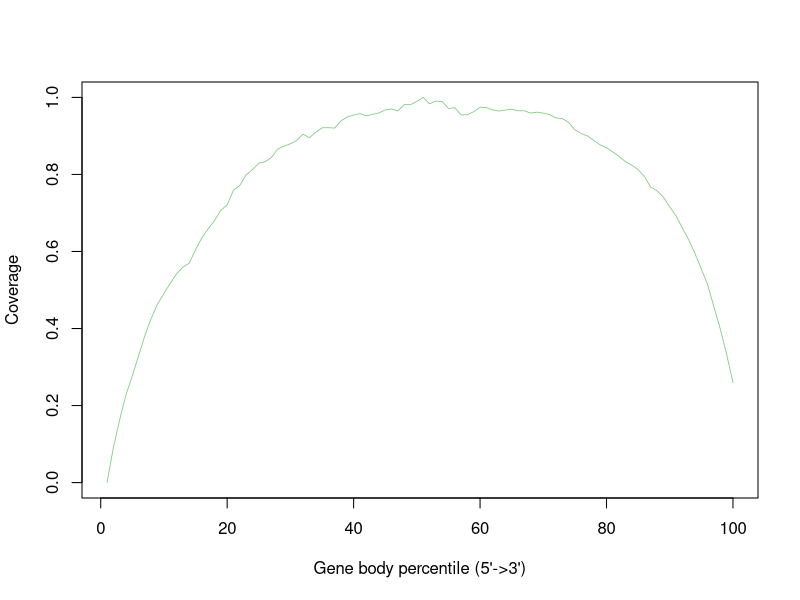

Write the R code that produced this figure.
MI_24Hr_SRR12108291.gencode.Aligned.sortedByCoord.out <- c(0.0,0.09070843551297945,0.1632806019708793,0.2279688642869398,0.27777878111991045,0.3294463142441759,0.38268056610856477,0.426713167274477,0.4639661139828196,0.49082543953910474,0.5174383729345307,0.5420666239242918,0.5594804866438678,0.5696857661441691,0.6045257466907985,0.6355892191174517,0.6587371821250873,0.6803790569243292,0.7071035762983642,0.7210279584151953,0.759152307765739,0.7716260721606528,0.7990684828305944,0.8123433442511291,0.8292786127734341,0.8331899270756604,0.8438834758580833,0.8660748954768334,0.8734318299971491,0.8795813139281231,0.8881992345072867,0.9047268594545574,0.8953704073984728,0.9094805511444335,0.9210480825916844,0.9214150908103464,0.9204095269915518,0.9390605105606776,0.94922257468198,0.9540723722147043,0.9580481870826008,0.9519573986663863,0.9560041641565197,0.9596458660942456,0.9675587954906365,0.9700233621048857,0.9648162314383497,0.9812683907237867,0.9810864991285974,0.9895702585311673,1.0,0.9834975302733405,0.9904184409697273,0.9893348314664719,0.9715513805056071,0.9731193892570438,0.9545877317344074,0.9550934161692598,0.9628541242306695,0.9744293957458007,0.9734928475322728,0.9673833539520141,0.964585964418908,0.9672717679734051,0.9694634971948703,0.9654844572986905,0.9652122649115633,0.9593014330735681,0.9617653546821605,0.9591524367668705,0.955451394308728,0.9466212668685104,0.9451738741748765,0.9350705055683338,0.9159970432940697,0.9062639079344725,0.8998344915484909,0.8883475858083275,0.8766226729808421,0.869429569897328,0.858210341504695,0.8467118256627111,0.8328822593774148,0.8243217443016976,0.8124717003768123,0.7946856693933205,0.7670316968679816,0.7574740030470067,0.7410437739538975,0.7156170059611423,0.6924219575405677,0.6605631931392039,0.6306181605212677,0.5943314322866612,0.5544249323066563,0.5136721849050616,0.4554255940824601,0.39862639595349253,0.3332034721944511,0.25954318119369907)


pdf("/athena/angsd/scratch/pes4008/project/QC/rseqc/MI_24Hr_SRR12108291.geneBodyCoverage.curves.pdf")
x=1:100
icolor = colorRampPalette(c("#7fc97f","#beaed4","#fdc086","#ffff99","#386cb0","#f0027f"))(1)
plot(x,MI_24Hr_SRR12108291.gencode.Aligned.sortedByCoord.out,type='l',xlab="Gene body percentile (5'->3')", ylab="Coverage",lwd=0.8,col=icolor[1])
dev.off()
